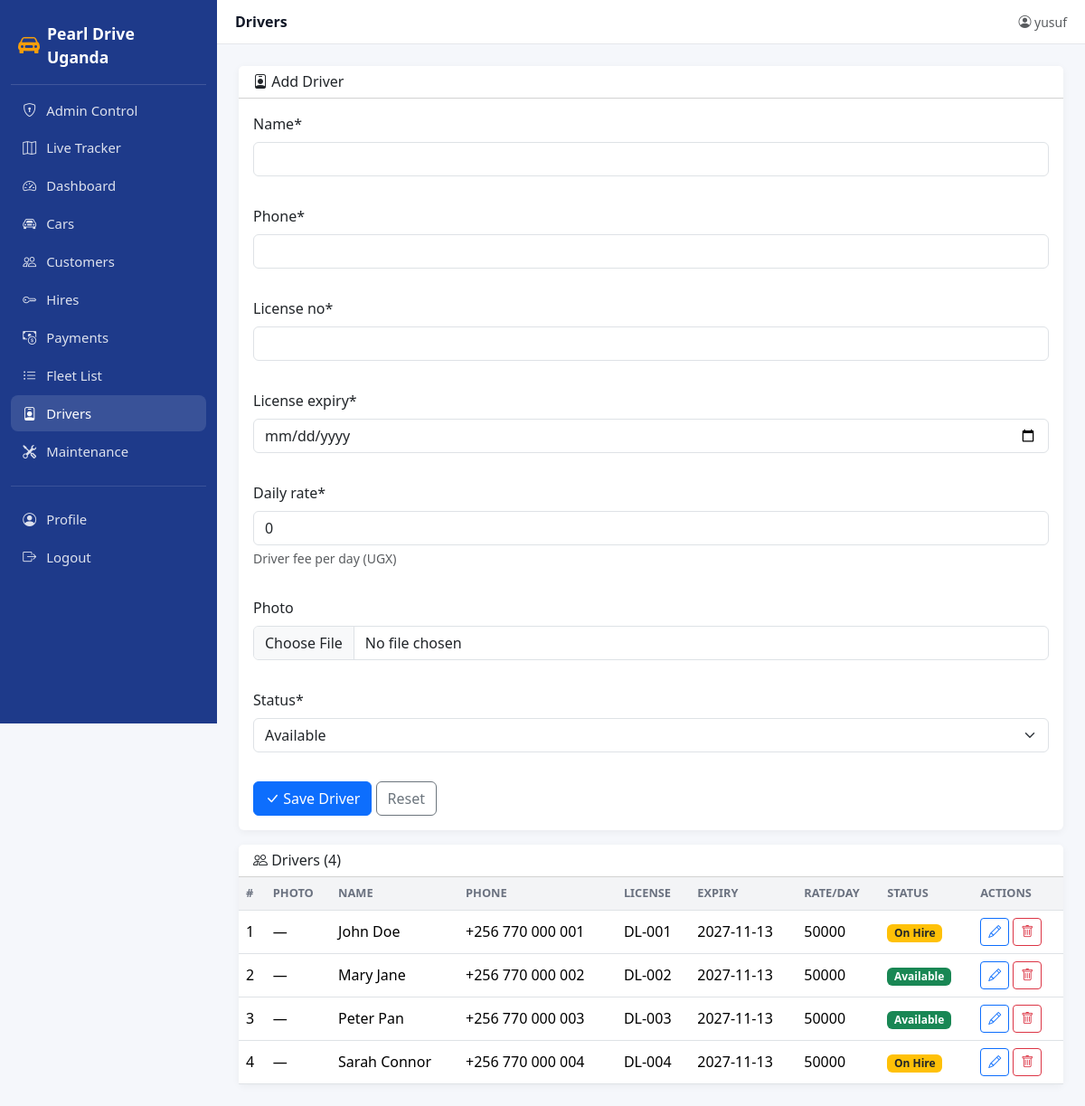
/add_driver/ (signed in), run on the app's committed database.
### car/models.py (models this page shows, shortened)
class Driver(models.Model):
    STATUS = [("A", "Available"), ("T", "On Hire"), ("O", "Off Duty")]
    name = models.CharField(max_length=80)
    phone = models.CharField(max_length=30)
    license_no = models.CharField(max_length=40, unique=True)
    license_expiry = models.DateField()
    daily_rate = models.IntegerField(default=0, help_text="Driver fee per day (UGX)")
    photo = models.ImageField(upload_to="drivers/", null=True, blank=True)
    status = models.CharField(max_length=1, choices=STATUS, default="A")
    class Meta:
        ordering = ["name"]

### car/views.py (the view)
# urls.py: path("add_driver/", views.add_driver_view, name="add_driver_page"),
@login_required
def add_driver_view(request):
    if request.method == "POST":
        form = DriverForm(request.POST, request.FILES)
        if form.is_valid():
            form.save()
            messages.success(request, "Driver added.")
            return redirect("add_driver_page")
    else:
        form = DriverForm()
    return render(request, "add_driver.html", {"form": form, "drivers": Driver.objects.all()})

### car/forms.py (shortened to what this page needs)
class DriverForm(ModelForm):
    class Meta:
        model = Driver
        fields = ["name", "phone", "license_no", "license_expiry",
                  "daily_rate", "photo", "status"]
        widgets = {"license_expiry": DateInput(attrs={"type": "date"})}

### car/templates/add_driver.html (shortened to what this page needs)
{% extends 'base.html' %}
{% load crispy_forms_tags %}
{% block page_title %}Drivers{% endblock %}
{% block content %}
<div class="card mb-3">
  <div class="card-header bg-white">
    <h6 class="mb-0"><i class="bi bi-person-badge"></i> Add Driver</h6>
  </div>
  <div class="card-body">
    <form method="POST" enctype="multipart/form-data">
      <div class="row g-3">{{ form|crispy }}</div>
      <div class="mt-3">
        <button type="submit" class="btn btn-primary"><i class="bi bi-check-lg"></i> Save Driver</button>
        <button type="reset" class="btn btn-outline-secondary">Reset</button>
      </div>
    </form>
  </div>
</div>
<div class="card">
  <div class="card-header bg-white">
    <h6 class="mb-0"><i class="bi bi-people"></i> Drivers ({{ drivers|length }})</h6>
  </div>
  <div class="table-responsive">
    <table class="table table-hover align-middle mb-0">
      <thead>
        <tr><th>#</th><th>Photo</th><th>Name</th><th>Phone</th>
            <th>License</th><th>Expiry</th><th>Rate/Day</th><th>Status</th><th>Actions</th></tr>
      </thead>
      <tbody>
        {% for driver in drivers %}
        <tr>
          <td>{{ forloop.counter }}</td>
          <td>
            {% if driver.photo %}
              <img src="{{ driver.photo.url }}" style="width:40px;height:40px;object-fit:cover;border-radius:50%;">
            {% else %}—{% endif %}
          </td>
          <td>{{ driver.name }}</td>
          <td>{{ driver.phone }}</td>
          <td>{{ driver.license_no }}</td>
          <td>
            {{ driver.license_expiry|date:"Y-m-d" }}
          </td>
          <td>{{ driver.daily_rate|floatformat:0 }}</td>
          <td>
            {% if driver.status == 'A' %}<span class="badge bg-success">Available</span>
            {% elif driver.status == 'T' %}<span class="badge bg-warning text-dark">On Hire</span>
            {% else %}<span class="badge bg-secondary">Off Duty</span>{% endif %}
          </td>
          <td class="text-nowrap">
            <a href="{% url 'edit_driver_page' driver.id %}" class="btn btn-sm btn-outline-primary"><i class="bi bi-pencil"></i></a>
            <a href="{% url 'delete_driver_page' driver.id %}" class="btn btn-sm btn-outline-danger"
               onclick="return confirm('Delete this driver?')"><i class="bi bi-trash"></i></a>
          </td>
        </tr>
        {% empty %}
        <tr><td colspan="9" class="text-center text-muted py-4">No drivers yet.</td></tr>
        {% endfor %}
      </tbody>
    </table>
  </div>
</div>
{% endblock %}

### car/templates/base.html (shortened to what this page needs)
{% load static crispy_forms_tags %}
<!DOCTYPE html>
<html lang="en">
<head>
  <link href="https://cdn.jsdelivr.net/npm/bootstrap@5.3.3/dist/css/bootstrap.min.css" rel="stylesheet">
  <link href="https://cdn.jsdelivr.net/npm/bootstrap-icons@1.11.3/font/bootstrap-icons.css" rel="stylesheet">
</head>
<body>
<aside class="pdu-sidebar" id="pduSidebar">
  <a class="brand" href="{% url 'index_page' %}">
    <i class="bi bi-car-front-fill fs-4"></i>
    <span>Pearl Drive Uganda</span>
  </a>
  <nav class="nav flex-column mt-2">
    <a class="nav-link {% if request.resolver_match.url_name == 'admin_control_page' %}active{% endif %}"
       href="{% url 'admin_control_page' %}">
      <i class="bi bi-shield-lock"></i> Admin Control
    </a>
    <a class="nav-link {% if request.resolver_match.url_name == 'fleet_map_page' %}active{% endif %}"
      href="{% url 'fleet_map_page' %}">
      <i class="bi bi-map"></i> Live Tracker
    </a>
    <a class="nav-link {% if request.resolver_match.url_name == 'index_page' %}active{% endif %}"
       href="{% url 'index_page' %}">
      <i class="bi bi-speedometer2"></i> Dashboard
    </a>
    <a class="nav-link {% if request.resolver_match.url_name == 'add_car_page' %}active{% endif %}"
       href="{% url 'add_car_page' %}">
      <i class="bi bi-car-front"></i> Cars
    </a>
    <a class="nav-link {% if request.resolver_match.url_name == 'add_customer_page' %}active{% endif %}"
       href="{% url 'add_customer_page' %}">
      <i class="bi bi-people"></i> Customers
    </a>
    <a class="nav-link {% if request.resolver_match.url_name == 'add_hiring_page' %}active{% endif %}"
       href="{% url 'add_hiring_page' %}">
      <i class="bi bi-key"></i> Hires
    </a>
    <a class="nav-link {% if request.resolver_match.url_name == 'add_payment_page' %}active{% endif %}"
       href="{% url 'add_payment_page' %}">
      <i class="bi bi-cash-coin"></i> Payments
    </a>
    <a class="nav-link {% if request.resolver_match.url_name == 'car_List_page' %}active{% endif %}"
       href="{% url 'car_List_page' %}">
      <i class="bi bi-list-ul"></i> Fleet List
    </a>
    <a class="nav-link {% if request.resolver_match.url_name == 'add_driver_page' %}active{% endif %}"
       href="{% url 'add_driver_page' %}">
      <i class="bi bi-person-badge"></i> Drivers
    </a>
    <a class="nav-link {% if request.resolver_match.url_name == 'add_maintenance_page' %}active{% endif %}"
       href="{% url 'add_maintenance_page' %}">
      <i class="bi bi-tools"></i> Maintenance
    </a>
    <hr class="text-white-50 my-3">
    <a class="nav-link {% if request.resolver_match.url_name == 'profiles_page' %}active{% endif %}"
       href="{% url 'profiles_page' %}">
      <i class="bi bi-person-circle"></i> Profile
    </a>
    {% if user.is_authenticated %}
    <form method="post" action="{% url 'logout' %}" class="m-0">
      <button type="submit" class="nav-link w-100 text-start bg-transparent border-0">
        <i class="bi bi-box-arrow-right"></i> Logout
      </button>
    </form>
    {% else %}
    <a class="nav-link" href="{% url 'login' %}">
      <i class="bi bi-box-arrow-in-right"></i> Login
    </a>
    {% endif %}
  </nav>
</aside>
<div class="pdu-main">
  <header class="pdu-topbar">
    <div class="d-flex align-items-center gap-3">
      <div class="title">{% block page_title %}Dashboard{% endblock %}</div>
    </div>
    <div class="d-flex align-items-center gap-3">
      {% if user.is_authenticated %}
        <span class="text-muted small">
          <i class="bi bi-person-circle"></i> {{ user.username }}
        </span>
      {% else %}
        <a class="btn btn-sm btn-primary" href="{% url 'login' %}">Sign in</a>
        <a class="btn btn-sm btn-outline-primary" href="{% url 'sign_in_page' %}">Register</a>
      {% endif %}
    </div>
  </header>
  <main class="pdu-content">
    {% block content %}{% endblock %}
  </main>
</div>
</body>
</html>

### car/templates/base.html (style rules this page uses)
:root { --pdu-primary: #1e3a8a; --pdu-accent: #f59e0b; --pdu-bg: #f5f7fb; }
body { background: var(--pdu-bg); }
.pdu-sidebar { background: var(--pdu-primary); color: #fff; min-height: 100vh; width: 240px; position: fixed; top: 0; left: 0; padding: 1rem .75rem; z-index: 1030; transition: transform .2s ease; }
.pdu-sidebar .brand { display: flex; align-items: center; gap: .5rem; font-weight: 700; font-size: 1.1rem; padding: .5rem .5rem 1rem; border-bottom: 1px solid rgba(255,255,255,.15); color: #fff; text-decoration: none; }
.pdu-sidebar .brand i { color: var(--pdu-accent); }
.pdu-sidebar .nav-link { color: rgba(255,255,255,.85); padding: .55rem .75rem; border-radius: .5rem; margin-bottom: 2px; display: flex; align-items: center; gap: .6rem; font-size: .93rem; }
.pdu-sidebar .nav-link:hover, .pdu-sidebar .nav-link.active { background: rgba(255,255,255,.12); color: #fff; }
.pdu-sidebar .nav-link i { width: 1.1rem; text-align: center; }
.pdu-main { margin-left: 240px; min-height: 100vh; }
.pdu-topbar { background: #fff; border-bottom: 1px solid #e5e7eb; padding: .75rem 1.25rem; display: flex; align-items: center; justify-content: space-between; position: sticky; top: 0; z-index: 1020; }
.pdu-topbar .title { font-weight: 600; color: #111827; }
.pdu-content { padding: 1.5rem; }
.card { border: none; box-shadow: 0 2px 8px rgba(0,0,0,.05); }
.table thead th { background: #f3f4f6; font-size: .8rem; text-transform: uppercase; color: #6b7280; }

### data on the page
Driver: name "John Doe", phone "+256 770 000 001", license_no "DL-001", license_expiry "2027-11-13", daily_rate "50000", status "On Hire"
Driver: name "Mary Jane", phone "+256 770 000 002", license_no "DL-002", license_expiry "2027-11-13", daily_rate "50000", status "Available"
Driver: name "Peter Pan", phone "+256 770 000 003", license_no "DL-003", license_expiry "2027-11-13", daily_rate "50000", status "Available"
Driver: name "Sarah Connor", phone "+256 770 000 004", license_no "DL-004", license_expiry "2027-11-13", daily_rate "50000", status "On Hire"

### other printed values
{{ user.username }} "yusuf"
{{ drivers|length }} "4"
